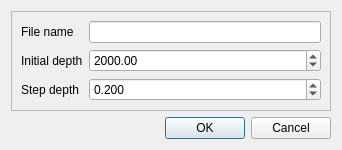
<?xml version="1.0" encoding="UTF-8"?>
<ui version="4.0">
 <class>Dialog</class>
 <widget class="QDialog" name="Dialog">
  <property name="geometry">
   <rect>
    <x>0</x>
    <y>0</y>
    <width>342</width>
    <height>146</height>
   </rect>
  </property>
  <property name="windowTitle">
   <string>Dialog</string>
  </property>
  <layout class="QVBoxLayout" name="verticalLayout">
   <item>
    <widget class="QFrame" name="frame">
     <property name="frameShape">
      <enum>QFrame::StyledPanel</enum>
     </property>
     <property name="frameShadow">
      <enum>QFrame::Raised</enum>
     </property>
     <layout class="QFormLayout" name="formLayout">
      <item row="0" column="0">
       <widget class="QLabel" name="label">
        <property name="text">
         <string>File name</string>
        </property>
       </widget>
      </item>
      <item row="0" column="1">
       <widget class="QLineEdit" name="fileNameLineEdit"/>
      </item>
      <item row="1" column="0">
       <widget class="QLabel" name="label_2">
        <property name="text">
         <string>Initial depth</string>
        </property>
       </widget>
      </item>
      <item row="1" column="1">
       <widget class="QDoubleSpinBox" name="initialDepthSpinBox">
        <property name="maximum">
         <double>5000.000000000000000</double>
        </property>
        <property name="value">
         <double>2000.000000000000000</double>
        </property>
       </widget>
      </item>
      <item row="2" column="0">
       <widget class="QLabel" name="label_3">
        <property name="text">
         <string>Step depth</string>
        </property>
       </widget>
      </item>
      <item row="2" column="1">
       <widget class="QDoubleSpinBox" name="stepDepthDoubleSpinBox">
        <property name="decimals">
         <number>3</number>
        </property>
        <property name="maximum">
         <double>1000.000000000000000</double>
        </property>
        <property name="singleStep">
         <double>0.005000000000000</double>
        </property>
        <property name="value">
         <double>0.200000000000000</double>
        </property>
       </widget>
      </item>
     </layout>
    </widget>
   </item>
   <item>
    <widget class="QDialogButtonBox" name="buttonBox">
     <property name="orientation">
      <enum>Qt::Horizontal</enum>
     </property>
     <property name="standardButtons">
      <set>QDialogButtonBox::Cancel|QDialogButtonBox::Ok</set>
     </property>
    </widget>
   </item>
  </layout>
 </widget>
 <resources/>
 <connections>
  <connection>
   <sender>buttonBox</sender>
   <signal>accepted()</signal>
   <receiver>Dialog</receiver>
   <slot>accept()</slot>
   <hints>
    <hint type="sourcelabel">
     <x>248</x>
     <y>254</y>
    </hint>
    <hint type="destinationlabel">
     <x>157</x>
     <y>274</y>
    </hint>
   </hints>
  </connection>
  <connection>
   <sender>buttonBox</sender>
   <signal>rejected()</signal>
   <receiver>Dialog</receiver>
   <slot>reject()</slot>
   <hints>
    <hint type="sourcelabel">
     <x>316</x>
     <y>260</y>
    </hint>
    <hint type="destinationlabel">
     <x>286</x>
     <y>274</y>
    </hint>
   </hints>
  </connection>
 </connections>
</ui>
